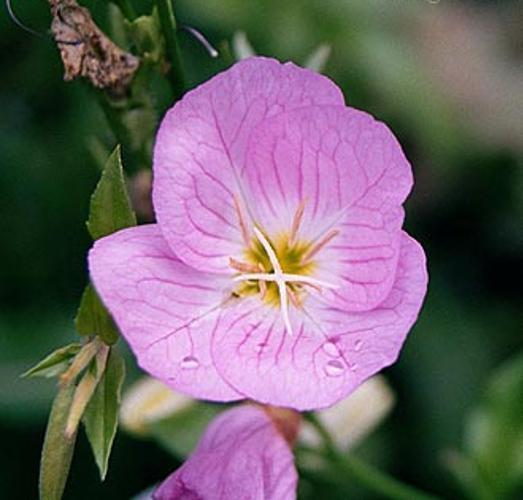
#> input picture assets/flower_0.jpg, 523 x 500 px; its folder holds only this picture in this run
$ python 02_ijepa_masking_explained.py
#> lines starting #> are read from the running program, lines starting #| are printed output that depends on the picture
"""
Demo 02 — How I-JEPA Learns: Multi-Block Masking Explained
==========================================================

No model needed — purely visual.  Shows *how* I-JEPA trains by
illustrating the multi-block masking strategy on sample images.

Run:
    python demos/02_ijepa_masking_explained.py
"""

import random
from pathlib import Path

import numpy as np
import matplotlib

matplotlib.use("Agg")
import matplotlib.pyplot as plt
import matplotlib.patches as mpatches
from matplotlib.patches import FancyBboxPatch, FancyArrowPatch
from PIL import Image

OUTPUT_DIR = Path("outputs")
OUTPUT_DIR.mkdir(exist_ok=True)

# Style
plt.rcParams.update({
    "font.size": 13,
    "axes.titlesize": 16,
    "axes.titleweight": "bold",
    "figure.facecolor": "white",
})

# Colors
C_CONTEXT = "#2196F3"   # blue
C_TARGET = "#FF5722"    # red-orange
C_UNUSED = "#BDBDBD"    # grey
C_BG = "#F5F5F5"


# ---------------------------------------------------------------------------
# Multi-block masking (following the I-JEPA paper)
# ---------------------------------------------------------------------------
def sample_block(grid_h, grid_w, min_scale, max_scale, min_aspect, max_aspect):
    """Sample a rectangular block within a patch grid."""
    scale = random.uniform(min_scale, max_scale)
    aspect = random.uniform(min_aspect, max_aspect)
    num_patches = grid_h * grid_w
    block_area = int(scale * num_patches)
    block_h = max(1, int(round(np.sqrt(block_area * aspect))))
    block_w = max(1, int(round(np.sqrt(block_area / aspect))))
    block_h = min(block_h, grid_h)
    block_w = min(block_w, grid_w)
    top = random.randint(0, grid_h - block_h)
    left = random.randint(0, grid_w - block_w)
    indices = set()
    for r in range(top, top + block_h):
        for c in range(left, left + block_w):
            indices.add(r * grid_w + c)
    return indices, (top, left, block_h, block_w)


def generate_ijepa_masks(grid_h=16, grid_w=16, n_targets=4):
    """
    Generate I-JEPA-style masks:
      - 4 target blocks (large, ~15% each)
      - 1 context block (from remaining patches)
    """
    all_patches = set(range(grid_h * grid_w))
    target_patches = set()
    target_blocks = []

    # Sample target blocks
    for _ in range(n_targets):
        for _attempt in range(50):
            indices, bbox = sample_block(
                grid_h, grid_w,
                min_scale=0.10, max_scale=0.18,
                min_aspect=0.75, max_aspect=1.5,
            )
            if len(indices & target_patches) < len(indices) * 0.3:
                target_patches |= indices
                target_blocks.append(bbox)
                break

    # Context: a single large block from the remaining patches
    remaining = all_patches - target_patches
    context_patches = set()
    for _attempt in range(50):
        indices, bbox = sample_block(
            grid_h, grid_w,
            min_scale=0.15, max_scale=0.30,
            min_aspect=0.75, max_aspect=1.5,
        )
        overlap = indices & target_patches
        if len(overlap) < len(indices) * 0.2:
            context_patches = indices - target_patches
            break

    if not context_patches:
        # Fallback: random subset of remaining
        remaining_list = list(remaining)
        random.shuffle(remaining_list)
        context_patches = set(remaining_list[: len(remaining_list) // 3])

    return context_patches, target_patches


# ---------------------------------------------------------------------------
# Visualization 1: Masking strategy on images
# ---------------------------------------------------------------------------
def load_sample_images():
    """Load sample images from assets/ directory, resized to 224x224."""
    asset_dir = Path("assets")
    image_files = sorted(asset_dir.glob("*.jpg")) + sorted(asset_dir.glob("*.png"))
    if not image_files:
        raise FileNotFoundError("No images found in assets/. Add some .jpg or .png files.")
    images = []
    for p in image_files[:4]:
        img = Image.open(p).convert("RGB").resize((224, 224), Image.LANCZOS)
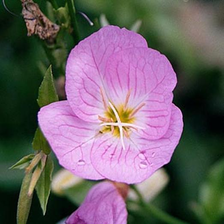
#> img: PIL image 224x224 RGB; mean R, G, B 109.3, 97.3, 103.5
        images.append(np.array(img) / 255.0)
    # Pad to 4 if fewer
    while len(images) < 4:
        images.append(images[-1])
#> this loop made 3 passes
#> after the loop, images = 4 items
    return images


def plot_masking_on_images():
    """Show masking overlays on sample images from assets/."""
    images = load_sample_images()
#> images = 4 items

    fig, axes = plt.subplots(3, 4, figsize=(16, 12))
    grid_size = 16  # 224 / 14 = 16 patches per side
    patch_px = 224 // grid_size

    for col in range(4):
        img = images[col]

        # Row 0: original
        axes[0, col].imshow(img)
        axes[0, col].axis("off")
        if col == 0:
            axes[0, col].set_ylabel("Original", fontsize=14, fontweight="bold")

        # Generate mask
        ctx, tgt = generate_ijepa_masks(grid_size, grid_size)

        # Row 1: mask overlay
        axes[1, col].imshow(img)
        overlay = np.zeros((224, 224, 4))
        for p in range(grid_size * grid_size):
            r, c = divmod(p, grid_size)
            y0, x0 = r * patch_px, c * patch_px
            if p in ctx:
                overlay[y0:y0 + patch_px, x0:x0 + patch_px] = [0.13, 0.59, 0.95, 0.5]
            elif p in tgt:
                overlay[y0:y0 + patch_px, x0:x0 + patch_px] = [1.0, 0.34, 0.13, 0.6]
            else:
                overlay[y0:y0 + patch_px, x0:x0 + patch_px] = [0.74, 0.74, 0.74, 0.3]
        axes[1, col].imshow(overlay)
        axes[1, col].axis("off")
        if col == 0:
            axes[1, col].set_ylabel("Masked", fontsize=14, fontweight="bold")

        # Row 2: what the encoder sees (only context)
        masked_img = np.ones_like(img) * 0.85
        for p in ctx:
            r, c = divmod(p, grid_size)
            y0, x0 = r * patch_px, c * patch_px
            masked_img[y0:y0 + patch_px, x0:x0 + patch_px] = img[y0:y0 + patch_px, x0:x0 + patch_px]
        axes[2, col].imshow(masked_img)
        axes[2, col].axis("off")
        if col == 0:
            axes[2, col].set_ylabel("Encoder sees", fontsize=14, fontweight="bold")
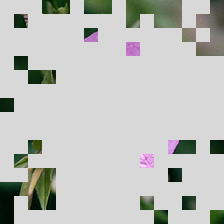
#> masked_img: shape (224, 224, 3) float64; mean of channels 0, 1, 2 0.749, 0.757, 0.742; drawn as R, G, B
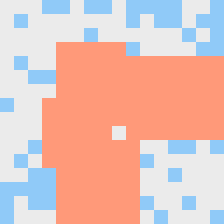
#> overlay: shape (224, 224, 4) float64; mean of channels 0, 1, 2, 3 0.749, 0.53, 0.499, 0.473; transparent parts drawn white

    # Legend
    legend_elements = [
        mpatches.Patch(facecolor=C_CONTEXT, alpha=0.6, label="Context (visible to encoder)"),
        mpatches.Patch(facecolor=C_TARGET, alpha=0.7, label="Target (model must predict)"),
        mpatches.Patch(facecolor=C_UNUSED, alpha=0.4, label="Unused"),
    ]
    fig.legend(handles=legend_elements, loc="lower center", ncol=3, fontsize=13,
               frameon=True, fancybox=True)

    plt.suptitle("I-JEPA Multi-Block Masking Strategy", fontsize=20, fontweight="bold", y=0.98)
    plt.tight_layout(rect=[0, 0.04, 1, 0.96])
    path = OUTPUT_DIR / "02_masking_on_images.png"
    plt.savefig(path, dpi=150, bbox_inches="tight")
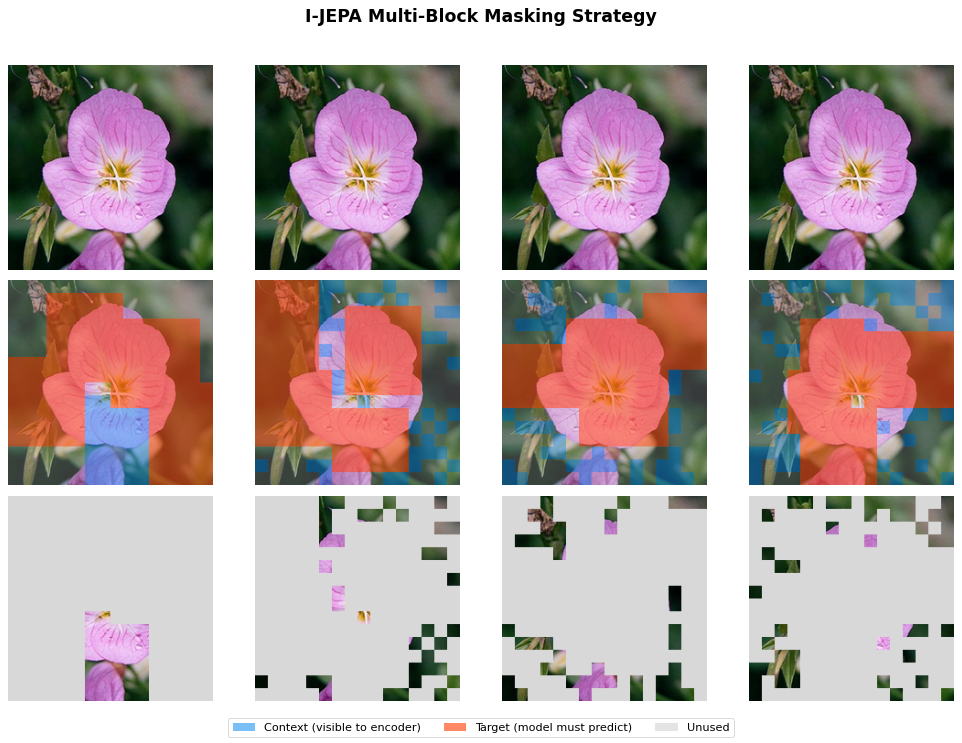
#> figure drawn by matplotlib, 12 panels
    plt.close()
    print(f"  Saved → {path}")


# ---------------------------------------------------------------------------
# Visualization 2: Multiple masks for same image
# ---------------------------------------------------------------------------
def plot_mask_variations():
    """Show 6 different random masks on the same image."""
    images = load_sample_images()
#> the loop in load_sample_images (call 2), `while len(images) < 4:` made 3 passes
#> images = 4 items
    img = images[0]

    grid_size = 16
    patch_px = 224 // grid_size

    fig, axes = plt.subplots(2, 3, figsize=(14, 9.5))
    for i, ax in enumerate(axes.flat):
        ctx, tgt = generate_ijepa_masks(grid_size, grid_size)
        ax.imshow(img)
        overlay = np.zeros((224, 224, 4))
        for p in range(grid_size * grid_size):
            r, c = divmod(p, grid_size)
            y0, x0 = r * patch_px, c * patch_px
            if p in ctx:
                overlay[y0:y0 + patch_px, x0:x0 + patch_px] = [0.13, 0.59, 0.95, 0.5]
            elif p in tgt:
                overlay[y0:y0 + patch_px, x0:x0 + patch_px] = [1.0, 0.34, 0.13, 0.6]
            else:
                overlay[y0:y0 + patch_px, x0:x0 + patch_px] = [0.74, 0.74, 0.74, 0.3]
        ax.imshow(overlay)
        ax.axis("off")
        ax.set_title(f"Sample {i + 1}", fontsize=13)
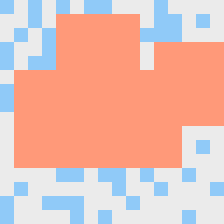
#> overlay: shape (224, 224, 4) float64; mean of channels 0, 1, 2, 3 0.772, 0.512, 0.465, 0.485; transparent parts drawn white

    plt.suptitle(
        "Same Image, Different Masks — Each Training Step Sees a New View",
        fontsize=16, fontweight="bold",
    )
    plt.tight_layout(rect=[0, 0, 1, 0.94])
    path = OUTPUT_DIR / "02_mask_variations.png"
    plt.savefig(path, dpi=150, bbox_inches="tight")
    plt.close()
    print(f"  Saved → {path}")


# ---------------------------------------------------------------------------
# Visualization 3: Architecture diagram
# ---------------------------------------------------------------------------
def plot_architecture_diagram():
    """Clean box-and-arrow diagram of the I-JEPA architecture."""
    fig, ax = plt.subplots(figsize=(14, 8))
    ax.set_xlim(0, 14)
    ax.set_ylim(0, 8)
    ax.axis("off")

    def add_box(x, y, w, h, text, color, fontsize=12):
        box = FancyBboxPatch(
            (x, y), w, h,
            boxstyle="round,pad=0.15",
            facecolor=color, edgecolor="black", linewidth=1.5, alpha=0.9,
        )
        ax.add_patch(box)
        ax.text(x + w / 2, y + h / 2, text, ha="center", va="center",
                fontsize=fontsize, fontweight="bold", color="white" if color != "#FFF9C4" else "black")

    def add_arrow(x1, y1, x2, y2, text="", color="black"):
        ax.annotate(
            "", xy=(x2, y2), xytext=(x1, y1),
            arrowprops=dict(arrowstyle="-|>", color=color, lw=2),
        )
        if text:
            mx, my = (x1 + x2) / 2, (y1 + y2) / 2
            ax.text(mx + 0.15, my, text, fontsize=10, color=color, fontstyle="italic")

    # Image
    add_box(0.5, 3, 2, 1.8, "Input\nImage", "#78909C")

    # Masking
    add_box(3.5, 4.3, 2.2, 1.2, "Context\nPatches", C_CONTEXT, fontsize=11)
    add_box(3.5, 2.3, 2.2, 1.2, "Target\nPatches", C_TARGET, fontsize=11)

    # Encoders
    add_box(7, 4.3, 2.2, 1.2, "Context\nEncoder (ViT)", "#1565C0")
    add_box(7, 2.3, 2.2, 1.2, "Target\nEncoder (EMA)", "#BF360C")

    # Predictor
    add_box(10.5, 4.3, 2.2, 1.2, "Predictor\n(small ViT)", "#6A1B9A")

    # Loss
    add_box(10.5, 2.3, 2.2, 1.2, "L2 Loss", "#FFF9C4", fontsize=13)

    # Arrows
    add_arrow(2.5, 4.0, 3.5, 4.9)    # image -> context
    add_arrow(2.5, 3.8, 3.5, 2.9)    # image -> target
    add_arrow(5.7, 4.9, 7.0, 4.9)    # context -> encoder
    add_arrow(5.7, 2.9, 7.0, 2.9)    # target -> encoder
    add_arrow(9.2, 4.9, 10.5, 4.9)   # ctx encoder -> predictor
    add_arrow(11.6, 4.3, 11.6, 3.5)  # predictor -> loss
    add_arrow(9.2, 2.9, 10.5, 2.9)   # tgt encoder -> loss

    # Annotations
    ax.text(8.1, 1.5, "stop gradient", fontsize=10, fontstyle="italic", color="#BF360C",
            ha="center")
    ax.annotate(
        "", xy=(8.1, 2.3), xytext=(8.1, 1.8),
        arrowprops=dict(arrowstyle="-", color="#BF360C", lw=1.5, linestyle="--"),
    )

    # EMA arrow: Context Encoder -> Target Encoder (right side, connecting the two)
    ax.annotate(
        "", xy=(9.0, 3.5), xytext=(9.0, 4.3),
        arrowprops=dict(arrowstyle="-|>", color="#1565C0", lw=2, linestyle="--"),
    )
    ax.text(9.6, 3.9, "EMA\nupdate", fontsize=10, fontstyle="italic", color="#1565C0",
            ha="left", va="center")

    # Title
    ax.text(7, 7.4, "I-JEPA Architecture", fontsize=20, fontweight="bold",
            ha="center", va="center")
    ax.text(7, 6.8, "Predict abstract representations, not pixels",
            fontsize=13, ha="center", va="center", color="#616161", fontstyle="italic")

    path = OUTPUT_DIR / "02_architecture.png"
    plt.savefig(path, dpi=150, bbox_inches="tight", facecolor="white")
    plt.close()
    print(f"  Saved → {path}")


# ---------------------------------------------------------------------------
# Visualization 4: JEPA vs MAE vs Contrastive
# ---------------------------------------------------------------------------
def plot_method_comparison():
    """Side-by-side comparison of self-supervised learning approaches."""
    fig, axes = plt.subplots(1, 3, figsize=(16, 5.5))

    methods = [
        {
            "title": "Contrastive\n(SimCLR, DINO)",
            "color": "#4CAF50",
            "pros": "Good features",
            "cons": "Needs augmentations\n& negative pairs",
            "how": "Pull views of same\nimage together,\npush others apart",
        },
        {
            "title": "Generative\n(MAE)",
            "color": "#FF9800",
            "pros": "Simple objective",
            "cons": "Wastes capacity on\nunpredictable pixels",
            "how": "Mask patches,\nreconstruct\nraw pixels",
        },
        {
            "title": "JEPA\n(This work)",
            "color": "#2196F3",
            "pros": "Best of both worlds",
            "cons": "",
            "how": "Mask patches,\npredict abstract\nrepresentations",
        },
    ]

    for i, m in enumerate(methods):
        ax = axes[i]
        ax.set_xlim(0, 10)
        ax.set_ylim(0, 10)
        ax.axis("off")

        # Title box
        box = FancyBboxPatch(
            (0.5, 7.5), 9, 2,
            boxstyle="round,pad=0.2",
            facecolor=m["color"], edgecolor="black", linewidth=1.5, alpha=0.85,
        )
        ax.add_patch(box)
        ax.text(5, 8.5, m["title"], ha="center", va="center",
                fontsize=14, fontweight="bold", color="white")

        # How it works
        ax.text(5, 6.5, "How:", ha="center", fontsize=11, fontweight="bold")
        ax.text(5, 5.3, m["how"], ha="center", fontsize=11, color="#424242",
                linespacing=1.4)

        # Pros
        if m["pros"]:
            ax.text(5, 3.2, f"+ {m['pros']}", ha="center", fontsize=11,
                    color="#2E7D32", fontweight="bold")

        # Cons
        if m["cons"]:
            ax.text(5, 2.0, f"- {m['cons']}", ha="center", fontsize=10,
                    color="#C62828", linespacing=1.3)

        # Highlight JEPA
        if i == 2:
            highlight = FancyBboxPatch(
                (0.2, 0.5), 9.6, 9.2,
                boxstyle="round,pad=0.1",
                facecolor="none", edgecolor=m["color"], linewidth=3, linestyle="--",
            )
            ax.add_patch(highlight)

    plt.suptitle("Self-Supervised Learning: Three Paradigms", fontsize=18, fontweight="bold")
    plt.tight_layout(rect=[0, 0, 1, 0.93])
    path = OUTPUT_DIR / "02_method_comparison.png"
    plt.savefig(path, dpi=150, bbox_inches="tight", facecolor="white")
    plt.close()
    print(f"  Saved → {path}")


# ---------------------------------------------------------------------------
# Visualization 5: Step-by-step prediction flow
# ---------------------------------------------------------------------------
def plot_prediction_flow():
    """Show how a single prediction step works, left to right."""
    fig, axes = plt.subplots(1, 5, figsize=(20, 4.5))

    steps = [
        ("1. Input Image", "#78909C",
         "224×224 image\ndivided into\n16×16 = 256 patches"),
        ("2. Mask & Split", "#607D8B",
         "Context: ~25%\n(contiguous block)\n\nTarget: ~60%\n(4 large blocks)\n\nUnused: ~15%"),
        ("3. Encode Context", "#1565C0",
         "ViT processes\nonly visible patches\n→ rich embeddings\nfor each patch"),
        ("4. Predict Targets", "#6A1B9A",
         "Small ViT takes\ncontext embeddings\n+ target positions\n→ predicted\ntarget embeddings"),
        ("5. Compare", "#F57F17",
         "L2 distance between\npredicted and actual\ntarget embeddings\n\nNo pixels involved!"),
    ]

    for i, (title, color, desc) in enumerate(steps):
        ax = axes[i]
        ax.set_xlim(0, 10)
        ax.set_ylim(0, 10)
        ax.axis("off")

        # Step box
        box = FancyBboxPatch(
            (0.3, 6.5), 9.4, 2.5,
            boxstyle="round,pad=0.2",
            facecolor=color, edgecolor="black", linewidth=1.5, alpha=0.85,
        )
        ax.add_patch(box)
        ax.text(5, 7.8, title, ha="center", va="center",
                fontsize=13, fontweight="bold", color="white")

        # Description
        ax.text(5, 3.5, desc, ha="center", va="center",
                fontsize=10, color="#333333", linespacing=1.5)

        # Arrow to next
        if i < 4:
            ax.annotate("", xy=(10.2, 7.8), xytext=(9.8, 7.8),
                        arrowprops=dict(arrowstyle="-|>", color="#333", lw=2),
                        annotation_clip=False)

    plt.suptitle("I-JEPA: One Training Step", fontsize=18, fontweight="bold")
    plt.tight_layout(rect=[0, 0, 1, 0.92])
    path = OUTPUT_DIR / "02_prediction_flow.png"
    plt.savefig(path, dpi=150, bbox_inches="tight", facecolor="white")
    plt.close()
    print(f"  Saved → {path}")


# ---------------------------------------------------------------------------
# Visualization 6: Why JEPA features transfer
# ---------------------------------------------------------------------------
def plot_transfer_diagram():
    """Diagram explaining why JEPA representations generalize to unseen domains."""
    fig, ax = plt.subplots(figsize=(14, 7))
    ax.set_xlim(0, 14)
    ax.set_ylim(0, 7)
    ax.axis("off")

    def add_box(x, y, w, h, text, color, fontsize=11, text_color="white"):
        box = FancyBboxPatch(
            (x, y), w, h,
            boxstyle="round,pad=0.15",
            facecolor=color, edgecolor="black", linewidth=1.5, alpha=0.9,
        )
        ax.add_patch(box)
        ax.text(x + w / 2, y + h / 2, text, ha="center", va="center",
                fontsize=fontsize, fontweight="bold", color=text_color,
                linespacing=1.4)

    # Training side
    ax.text(3.5, 6.5, "TRAINING", fontsize=14, fontweight="bold",
            ha="center", color="#1565C0")

    add_box(0.5, 4.8, 2.5, 1.2, "ImageNet\n1.3M images", "#78909C")
    add_box(3.5, 4.8, 3, 1.2, "I-JEPA learns:\nshape, texture,\ncolor, structure", "#1565C0")

    ax.annotate("", xy=(3.5, 5.4), xytext=(3.0, 5.4),
                arrowprops=dict(arrowstyle="-|>", color="black", lw=2))

    # What it learns (middle)
    concepts = [
        (1.0, 3.0, "edges &\ncontours", "#42A5F5"),
        (3.5, 3.0, "shapes &\nparts", "#1E88E5"),
        (6.0, 3.0, "spatial\nrelations", "#1565C0"),
        (8.5, 3.0, "semantic\nconcepts", "#0D47A1"),
    ]
    for x, y, text, color in concepts:
        add_box(x, y, 2, 1.0, text, color, fontsize=10)

    # Arrows between concept levels
    for i in range(3):
        x1 = concepts[i][0] + 2
        x2 = concepts[i + 1][0]
        ax.annotate("", xy=(x2, 3.5), xytext=(x1, 3.5),
                    arrowprops=dict(arrowstyle="-|>", color="#666", lw=1.5))

    ax.text(5.5, 2.3, "low-level  ──────────────────────────▶  high-level",
            fontsize=10, ha="center", color="#666", fontstyle="italic")

    # Transfer side
    ax.text(11, 6.5, "TRANSFER", fontsize=14, fontweight="bold",
            ha="center", color="#2E7D32")

    add_box(9.5, 4.8, 3, 1.2, "New domain:\nFlowers, cars,\nmedical scans...", "#2E7D32")

    ax.annotate("", xy=(9.5, 5.4), xytext=(6.5, 5.4),
                arrowprops=dict(arrowstyle="-|>", color="black", lw=2))

    # Why it works box
    add_box(0.5, 0.3, 13, 1.5,
            "Key: JEPA predicts MEANING, not pixels  →  learns universal visual concepts  →  transfers to any visual domain",
            "#FFF9C4", fontsize=12, text_color="#333")

    ax.text(7, 6.8, "Why I-JEPA Features Transfer to Unseen Domains",
            fontsize=16, fontweight="bold", ha="center")

    path = OUTPUT_DIR / "02_transfer.png"
    plt.savefig(path, dpi=150, bbox_inches="tight", facecolor="white")
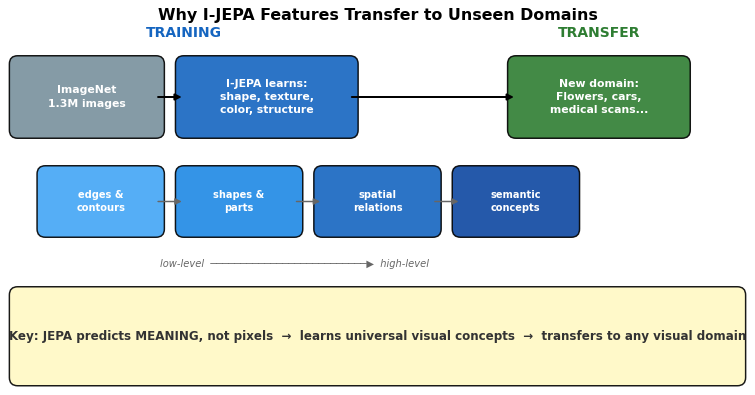
#> figure drawn by matplotlib, 1 panel
    plt.close()
    print(f"  Saved → {path}")


# ---------------------------------------------------------------------------
# Visualization 7: MAE vs JEPA side by side (what each predicts)
# ---------------------------------------------------------------------------
def plot_mae_vs_jepa():
    """Visual comparison of MAE vs JEPA: masking strategy and what gets predicted."""
    fig, axes = plt.subplots(2, 3, figsize=(16, 11))

    images = load_sample_images()
#> images = 4 items
    img = images[0]
    grid_size = 16
    patch_px = 224 // grid_size
    ctx, tgt = generate_ijepa_masks(grid_size, grid_size)

    # --- Row 0: MAE approach ---
    axes[0, 0].imshow(img)
    axes[0, 0].set_title("Original image", fontsize=13)
    axes[0, 0].axis("off")

    # MAE: random scattered mask — show which patches are hidden
    rng = random.Random(42)
    mae_mask = set(rng.sample(range(grid_size * grid_size), int(grid_size * grid_size * 0.75)))
    masked_mae = img.copy()
    for p in mae_mask:
        r, c = divmod(p, grid_size)
        y0, x0 = r * patch_px, c * patch_px
        masked_mae[y0:y0 + patch_px, x0:x0 + patch_px] = 0.7
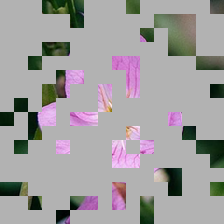
#> masked_mae: shape (224, 224, 3) float64; mean of channels 0, 1, 2 0.63, 0.62, 0.623; drawn as R, G, B
    axes[0, 1].imshow(masked_mae)
    axes[0, 1].set_title("Hide 75% random patches", fontsize=13, color="#E65100")
    axes[0, 1].axis("off")

    # MAE reconstruction with red tint on reconstructed patches to show which are filled in
    from PIL import ImageFilter
    pil_img = Image.fromarray((img * 255).astype(np.uint8))
    blurred = np.array(pil_img.filter(ImageFilter.GaussianBlur(8))) / 255.0
    recon = img.copy()
    for p in mae_mask:
        r, c = divmod(p, grid_size)
        y0, x0 = r * patch_px, c * patch_px
        patch = blurred[y0:y0 + patch_px, x0:x0 + patch_px].copy()
        # Subtle red tint on reconstructed patches so you can tell them apart
        patch[:, :, 0] = np.clip(patch[:, :, 0] * 1.15, 0, 1)
        patch[:, :, 1] *= 0.9
        patch[:, :, 2] *= 0.9
        recon[y0:y0 + patch_px, x0:x0 + patch_px] = patch
#> (the rest of the program and of its run is left out)
